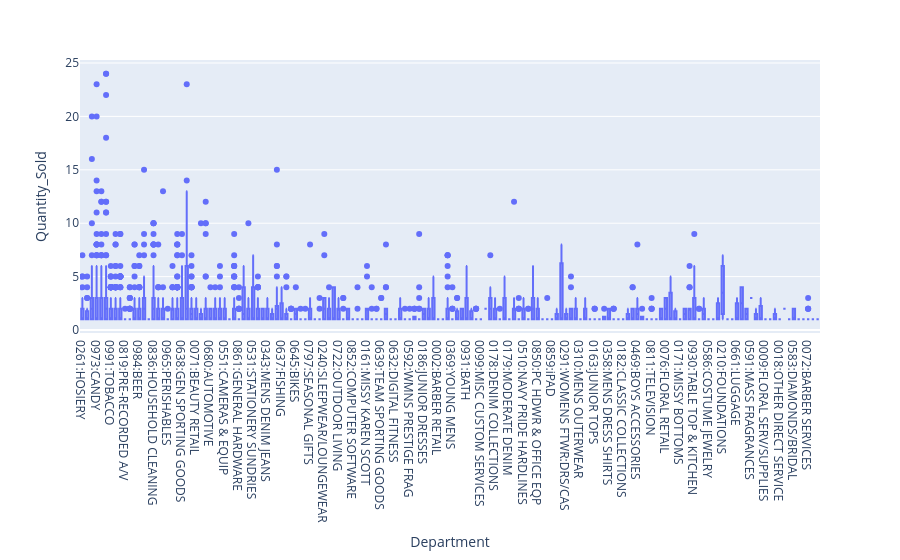

The notebook cell saved with this chart:
### Markdown cell above
### What is the breakdown of units sold by department across the various transactions?

### Code cell
# Evaluate the position measures for the Quantity_Sold variable
px.box(df_transactions, x='Department', y='Quantity_Sold')

### Figure 1 — Plotly figure (JSON) as saved in the notebook; plotly's stock layout.template omitted (floating-point values rounded to 4 significant figures; data arrays with more than 128 entries replaced by an {"elided": "..."} marker saying what was removed)
{"data": [{"alignmentgroup": "True", "hovertemplate": "Department=%{x}<br>Quantity_Sold=%{y}<extra></extra>", "legendgroup": "", "marker": {"color": "#636efa"}, "name": "", "notched": false, "offsetgroup": "", "orientation": "v", "showlegend": false, "type": "box", "x": {"elided": "4390 str values"}, "x0": " ", "xaxis": "x", "y": {"elided": "4390 int values"}, "y0": " ", "yaxis": "y"}], "layout": {"boxmode": "group", "legend": {"tracegroupgap": 0}, "margin": {"t": 60}, "xaxis": {"anchor": "y", "domain": [0, 1], "title": {"text": "Department"}}, "yaxis": {"anchor": "x", "domain": [0, 1], "title": {"text": "Quantity_Sold"}}}}
